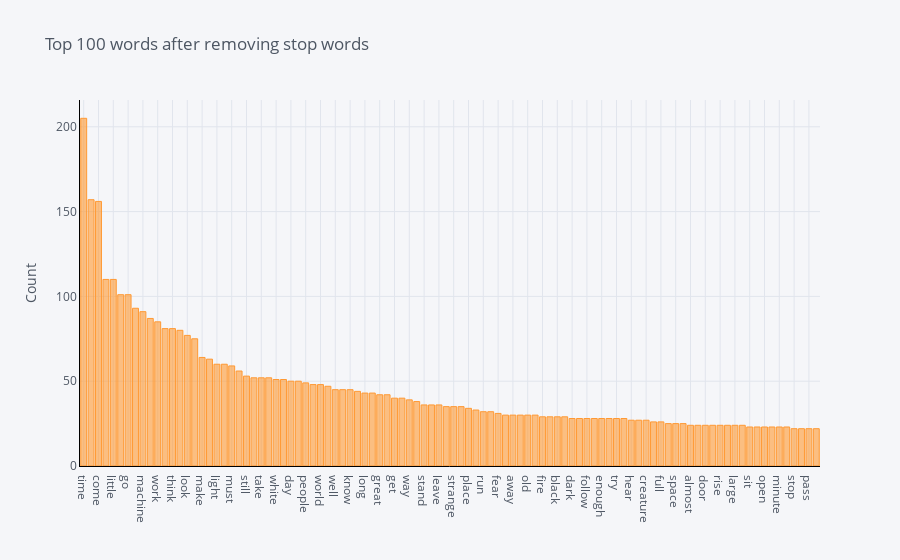

Notebook code for this chart:
### Code cell
plot_model()

### Figure 1 — Plotly figure (JSON) as saved in the notebook; plotly's stock layout.template omitted (floating-point values rounded to 4 significant figures)
{"data": [{"marker": {"color": "rgba(255, 153, 51, 0.6)", "line": {"color": "rgba(255, 153, 51, 1.0)", "width": 1}}, "name": "count", "orientation": "v", "text": "", "type": "bar", "x": ["time", "see", "come", "say", "little", "thing", "go", "could", "machine", "feel", "work", "seem", "think", "may", "look", "hand", "make", "find", "light", "would", "must", "man", "still", "traveller", "take", "even", "white", "begin", "day", "face", "people", "first", "world", "last", "well", "grow", "know", "night", "long", "morlock", "great", "eye", "get", "back", "way", "put", "stand", "mind", "leave", "match", "strange", "perhaps", "place", "fall", "run", "move", "fear", "travel", "away", "tell", "old", "round", "fire", "end", "black", "part", "dark", "darkness", "follow", "presently", "enough", "moment", "try", "turn", "hear", "use", "creature", "head", "full", "new", "space", "foot", "almost", "much", "door", "side", "rise", "dimension", "large", "give", "sit", "psychologist", "open", "sky", "minute", "future", "stop", "far", "pass", "year"], "y": [205, 157, 156, 110, 110, 101, 101, 93, 91, 87, 85, 81, 81, 80, 77, 75, 64, 63, 60, 60, 59, 56, 53, 52, 52, 52, 51, 51, 50, 50, 49, 48, 48, 47, 45, 45, 45, 44, 43, 43, 42, 42, 40, 40, 39, 38, 36, 36, 36, 35, 35, 35, 34, 33, 32, 32, 31, 30, 30, 30, 30, 30, 29, 29, 29, 29, 28, 28, 28, 28, 28, 28, 28, 28, 27, 27, 27, 26, 26, 25, 25, 25, 24, 24, 24, 24, 24, 24, 24, 24, 23, 23, 23, 23, 23, 23, 22, 22, 22, 22]}], "layout": {"legend": {"bgcolor": "#F5F6F9", "font": {"color": "#4D5663"}}, "paper_bgcolor": "#F5F6F9", "plot_bgcolor": "#F5F6F9", "title": {"font": {"color": "#4D5663"}, "text": "Top 100 words after removing stop words"}, "xaxis": {"gridcolor": "#E1E5ED", "linecolor": "black", "showgrid": true, "tickfont": {"color": "#4D5663"}, "title": {"font": {"color": "#4D5663"}, "text": ""}, "zerolinecolor": "#E1E5ED"}, "yaxis": {"gridcolor": "#E1E5ED", "linecolor": "black", "showgrid": true, "tickfont": {"color": "#4D5663"}, "title": {"font": {"color": "#4D5663"}, "text": "Count"}, "zerolinecolor": "#E1E5ED"}}}
